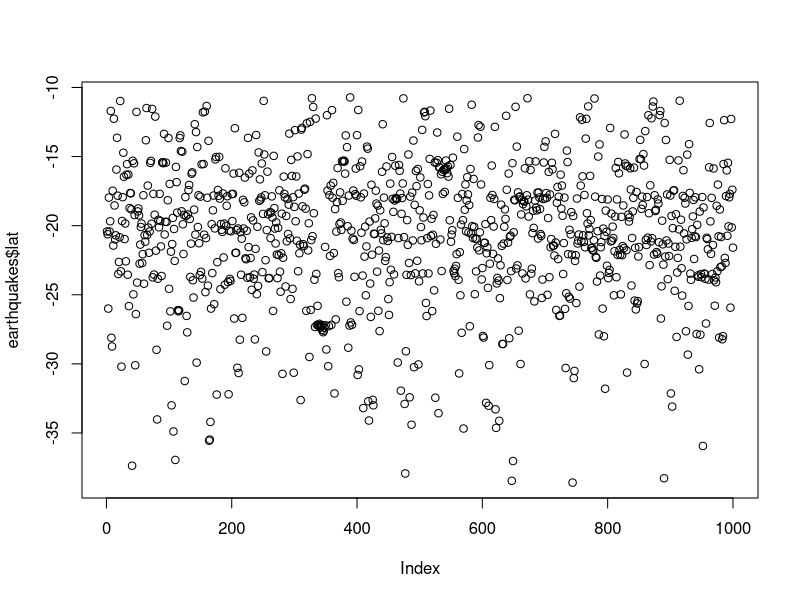
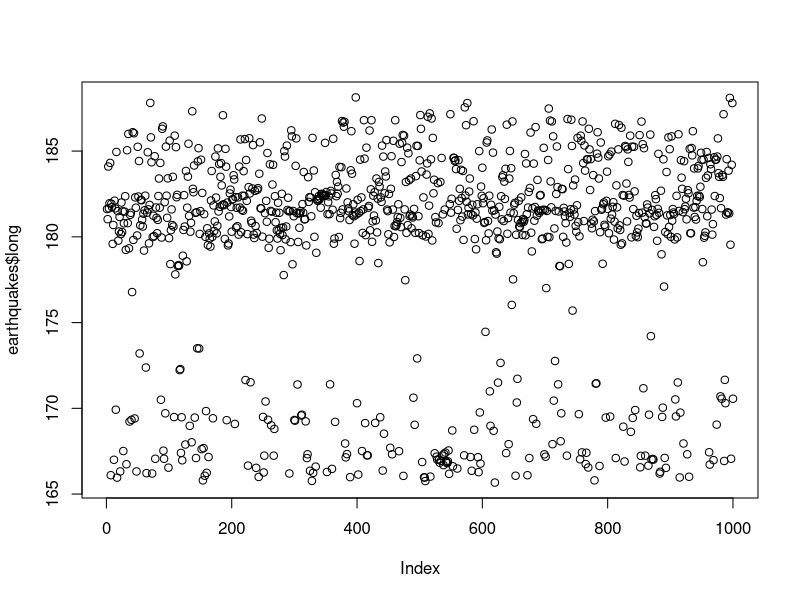
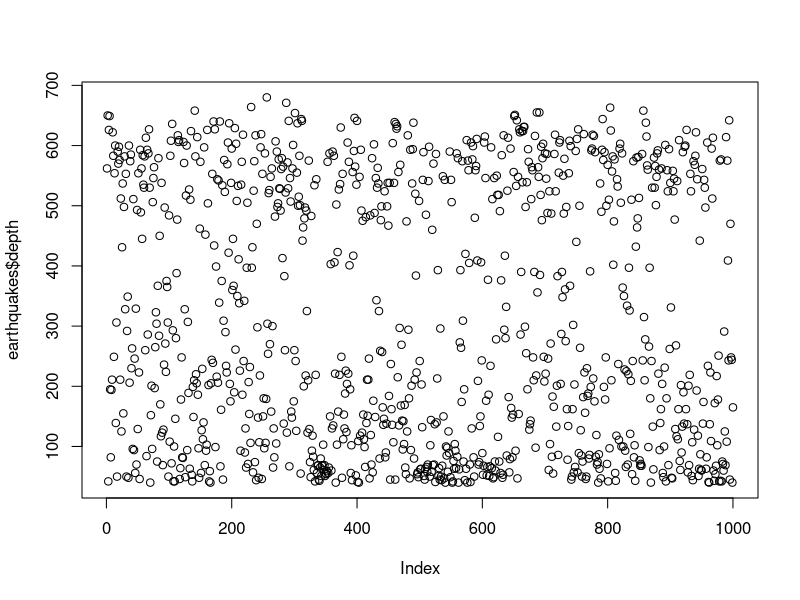
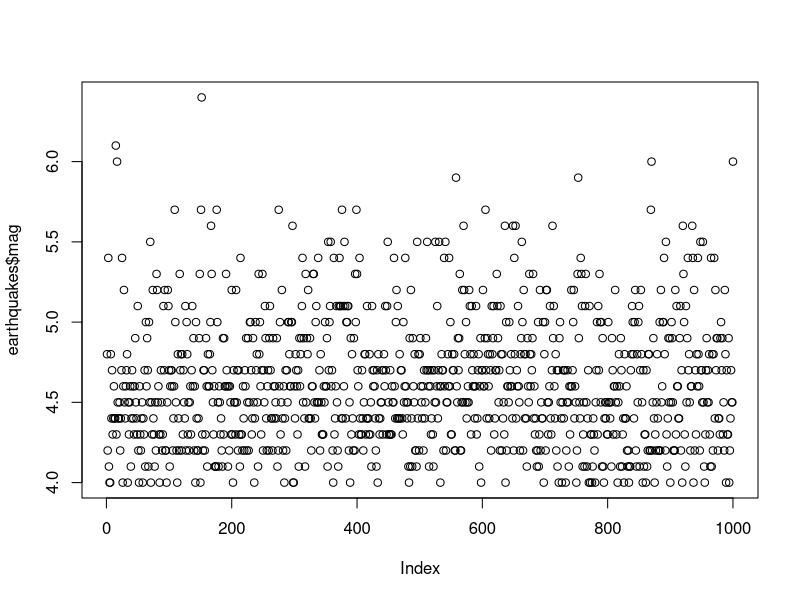
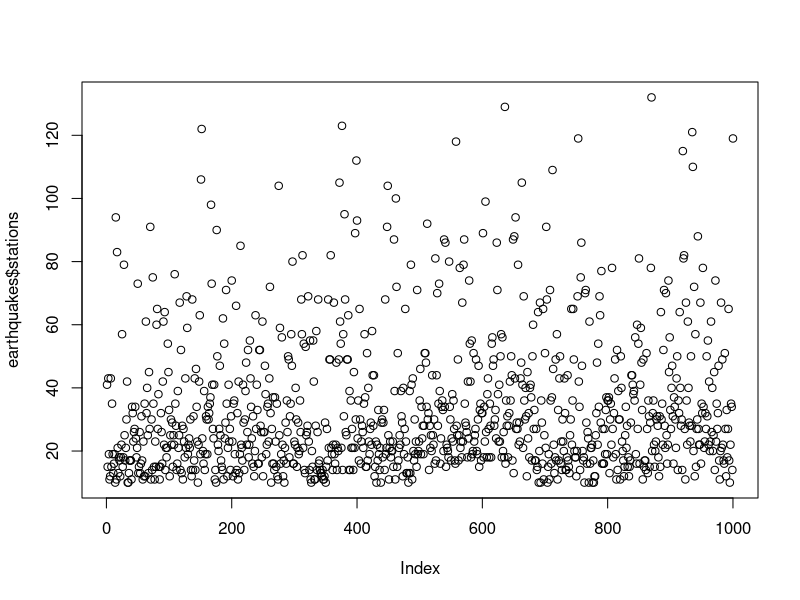
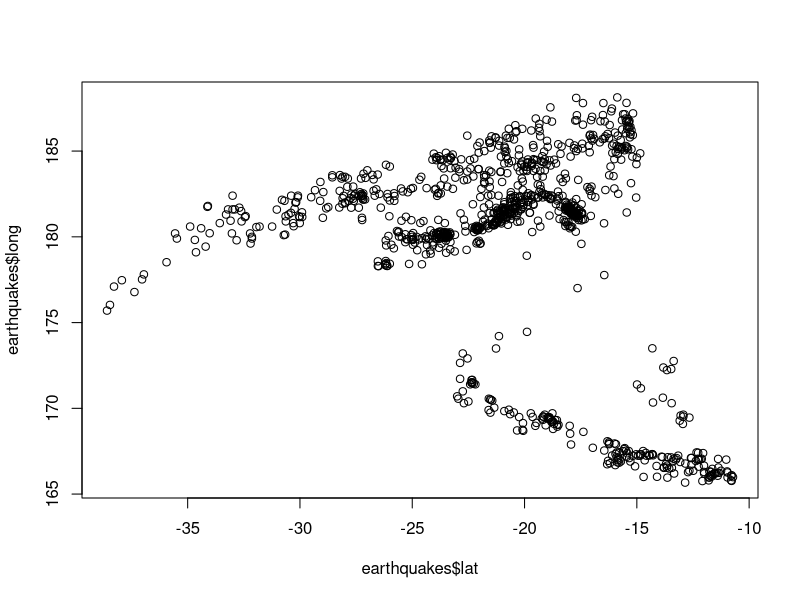
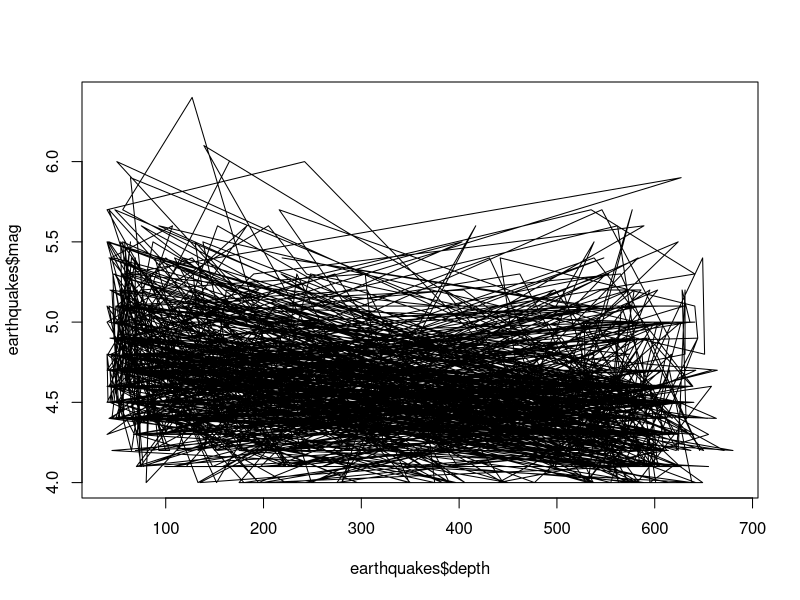
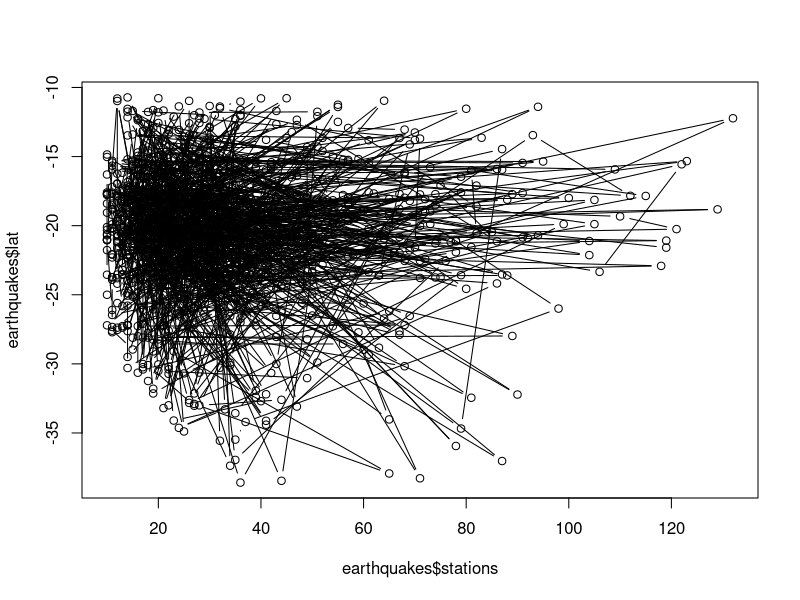

Recreate these plots in R, in order.
# earth quakes data set
earthquakes<- datasets::quakes
#to read the top 10 and bottom 10 data of the given data set
head(earthquakes,10)
tail(earthquakes,10)
#to read the columns file name sqr brkt[] row,column 
earthquakes[,c(2,3)]
df<-earthquakes[,-6]
# to find the summary of variables individually
summary(earthquakes$lat)
summary(earthquakes$long)
summary(earthquakes$depth)
summary(earthquakes$mag)
summary(earthquakes$stations)
#to find the summary of entire data set 
summary(earthquakes)
#ploting of graph
plot(earthquakes$lat)
plot(earthquakes$long)
plot(earthquakes$depth)
plot(earthquakes$mag)
plot(earthquakes$stations)
#to change the design and add titles to grapgh 'p'for points and 'l' for lines 'b' for both 
#to plot grapgh btwn two variables 
plot(earthquakes$lat,earthquakes$long,type = 'p')
plot(earthquakes$depth,earthquakes$mag,type = 'l')
plot(earthquakes$stations,earthquakes$lat,type = 'b')
plot(earthquakes)
#to plot the grapgh to add the xlabel ,ylabel,and graph tittle, and to add the color for plotting
#horizontal bar plot
plot(earthquakes$lat, xlab = 'lattitude', 
     ylab = 'no of instance', main = 'earth quake effect in ny city',
     col = 'green')
#to plot the bar graph
barplot(earthquakes$stations,main = 'earthquake effect in ny city ',xlab = 'stations',ylab ='frequency',col = 'blue',horiz = F,axes = T )
#to plot histogram
hist(earthquakes$depth,main = 'earthquake effect on ny city',xlab = 'depth of earthquake',ylab = 'frequency',col = "blue",)
#to plot the box plot
#to plot single box plot
boxplot(earthquakes$long,main='single box plot')
#to plot multiple box plot 
boxplot(earthquakes[,1:4],main= 'multiple box plot')
#margin of the grid(mar), 
#no of rows and columns(mfrow), 
#whether a border is to be included(bty) 
#and position of the 
#labels(las: 1 for horizontal, las: 0 for vertical)
#bty - box around the plot
par(mfrow=c(3,3),mar=c(2,5,2,1),las=0, bty="o")
plot(earthquakes$lat,type = 'b')
plot(earthquakes$long,type = 'l')
plot(earthquakes$depth,type = 'p')
plot(earthquakes$mag,type = 'l')
plot(earthquakes$stations,type = 'p')
#

